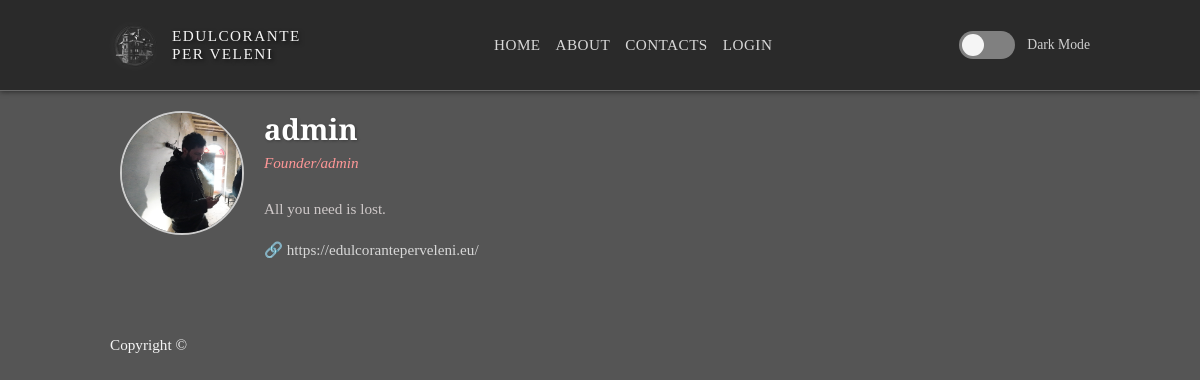
Screenshot of /user/admin with the database file from the repository.
### app.py (models this page shows, shortened)
class User(db.Model, UserMixin):
    id = db.Column(db.Integer, primary_key=True)
    is_admin = db.Column(db.Boolean, default=False)
    is_banned = db.Column(db.Boolean, default=False, nullable=False)
    username = db.Column(db.String(28), unique=True, nullable=False)
    email = db.Column(db.String(120), unique=True, nullable=False)
    password_hash = db.Column(db.String(128), nullable=False)
    profile_picture = db.Column(db.String(50), nullable=False, default='default.png')
    role = db.Column(db.String(20), default="contributor", nullable=False)
    bio = db.Column(db.Text, nullable=True)
    link = db.Column(db.String(255), nullable=True)
    post = db.relationship('Post', backref='author', lazy='dynamic')

### app.py (the view)
@app.route("/user/<username>")
def user_profile(username):
    user = User.query.filter_by(username=username).first_or_404()
    posts = Post.query.filter_by(author=user).order_by(Post.creation_date.desc()).all()
    return render_template("user_profile.html", user=user, posts=posts)

### templates/user_profile.html (shortened to what this page needs)
{% extends "base.html" %}
{% block content %}
<div class="container author-profile">
    <div class="profile-header">
        {% if user.profile_picture %}
        <img class="profile-picture" src="{{ url_for('static', filename=user.profile_picture) }}" alt="Profile picture">
        {% endif %}
        <div class="profile-info">
            <h2>{{ user.username }}</h2>
            {% if user.role %}
            <p class="role">{{ user.role }}</p>
            {% endif %}
            {% if user.bio %}
            <p class="bio">{{ user.bio }}</p>
            {% endif %}
            {% if user.link %}
            <p class="personal-link">
                🔗 <a href="{{ user.link }}" target="_blank" rel="noopener noreferrer">{{ user.link }}</a>
            </p>
            {% endif %}
        </div>
    </div>
</div>
{% endblock %}

### static/css/noir.css (style rules this page uses)
:root { --body-bg-day: #555555; --text-color-day: #f5f5f5; --heading-color-day: #ffffff; --link-color-day: #d8d8d8; --link-hover-color-day: #c4a484; --navbar-bg-day: #2a2a2a; --navbar-border-day: #6a6a6a; --post-bg-day: #4a4a4a; --post-border-day: #6a6a6a; --meta-color-day: #d0d0d0; --meta-border-day: #7a7a7a; --tag-bg-day: #6a6a6a; --tag-text-day: #d8d8d8; --tag-hover-bg-day: #7a7a7a; --form-input-bg-day: #6a6a6a; --form-input-border-day: #808080; --form-input-text-day: #f5f5f5; --button-bg-day: #6a6a6a; --button-border-day: #808080; --button-text-day: #f5f5f5; --button-hover-bg-day: #5a5a5a; --button-hover-border-day: #c4a484; --button-hover-text-day: #c4a484; --btn-edit-bg-day: #7a7a7a; --btn-edit-border-day: #909090; --btn-delete-bg-day: #850000; --btn-delete-border-day: #9a0000; --flash-success-bg-day: #28a745; --flash-success-border-day: #218838; --flash-danger-bg-day: #dc3545; --flash-danger-border-day: #c82333; --flash-info-bg-day: #405055; --flash-info-border-day: #4a5a60; --search-bg-day: #6a6a6a; --search-text-day: #f5f5f5; --search-placeholder-day: #a8a8a8; --search-btn-bg-day: #7a7a7a; --search-btn-hover-bg-day: #6a6a6a; --body-bg-dark: #1a1a1a; --text-color-dark: #f0f0f0; --heading-color-dark: #f8f8f8; --link-color-dark: #d4b080; --link-hover-color-dark: #e6c2a0; --navbar-bg-dark: #121212; --navbar-border-dark: #2a2a2a; --post-bg-dark: #242424; --post-border-dark: #3a3a3a; --meta-color-dark: #d0d0d0; --meta-border-dark: #3a3a3a; --tag-bg-dark: #3a3a3a; --tag-text-dark: #d0d0d0; --tag-hover-bg-dark: #4a4a4a; --form-input-bg-dark: #3a3a3a; --form-input-border-dark: #5a5a5a; --form-input-text-dark: #f0f0f0; --button-bg-dark: #5a5a5a; --button-border-dark: #6a6a6a; --button-text-dark: #f0f0f0; --button-hover-bg-dark: #4a4a4a; --button-hover-border-dark: #e6c2a0; --button-hover-text-dark: #e6c2a0; --btn-submit-bg-dark: #c4a484; --btn-submit-text-dark: #1a1a1a; --btn-submit-hover-bg-dark: #e6c2a0; --btn-submit-hover-text-dark: #121212; --flash-success-bg-dark: #456060; --flash-success-border-dark: #507070; --flash-danger-bg-dark: #950000; --flash-danger-border-dark: #a50000; --flash-info-bg-dark: #50606a; --flash-info-border-dark: #60707a; --search-bg-dark: #3a3a3a; --search-text-dark: #f0f0f0; --search-placeholder-dark: #a0a0a0; --search-btn-bg-dark: #4a4a4a; --search-btn-hover-bg-dark: #3a3a3a; --gallery-section-bg-dark: #242424; --gallery-section-border-dark: #3a3a3a; --gallery-item-bg-dark: #242424; --gallery-item-border-dark: #3a3a3a; --file-input-bg-dark: #3a3a3a; --file-input-border-dark: #5a5a5a; --file-selector-btn-bg-dark: #4a4a4a; --file-selector-btn-text-dark: #f0f0f0; --file-selector-btn-hover-bg-dark: #3a3a3a; --file-selector-btn-hover-text-dark: #e6c2a0; --thumbnail-border-dark: #3a3a3a; --thumbnail-bg-dark: #3a3a3a; --pagination-btn-bg-dark: #3a3a3a; --pagination-btn-border-dark: #5a5a5a; --pagination-btn-text-dark: #f0f0f0; --pagination-btn-hover-bg-dark: #4a4a4a; --pagination-btn-hover-border-dark: #e6c2a0; --pagination-btn-hover-text-dark: #e6c2a0; --pagination-current-bg-dark: #e6c2a0; --pagination-current-text-dark: #121212; --pagination-disabled-bg-dark: #2a2a2a; --pagination-disabled-border-dark: #3a3a3a; --pagination-disabled-text-dark: #777777; }
body { font-family: 'Merriweather', serif; line-height: 1.7; margin: 0; padding: 0; background-color: var(--body-bg-day); color: var(--text-color-day); font-size: 0.95em; transition: background-color 0.8s ease, color 0.8s ease, font-size 0.8s ease; }
.container { max-width: 980px; margin: 0 auto; padding: 10px; }
h1, h2, h3, h4, h5, h6 { font-family: 'Playfair Display', serif; font-weight: 700; color: var(--heading-color-day); margin-bottom: 25px; line-height: 1.25; text-shadow: 1px 1px 3px rgba(0,0,0,0.3); transition: color 0.8s ease, text-shadow 0.8s ease; }
h2 { font-size: 2.0em; }
p { margin-bottom: 1.3em; font-size: 1em; color: var(--text-color-day); }
a { color: var(--link-color-day); text-decoration: none; transition: color 0.3s ease, text-decoration 0.3s ease; }
.author-profile .profile-header { display: flex; align-items: flex-start; gap: 20px; margin-bottom: 1.5rem; }
.profile-picture { width: 120px; height: 120px; object-fit: cover; border-radius: 50%; border: 2px solid #ccc; }
.profile-info h2 { margin: 0; font-size: 1.8rem; }
.profile-info .role { font-style: italic; color: #fe9797; margin-top: 0.2rem; }
.profile-info .bio { margin: 0.8rem 0; color: #cfc9c9; }

### rows the page displays
User: profile_picture (picture), username "admin", role "Founder/admin", bio "All you need is lost.", link "https://edulcoranteperveleni.eu/"
